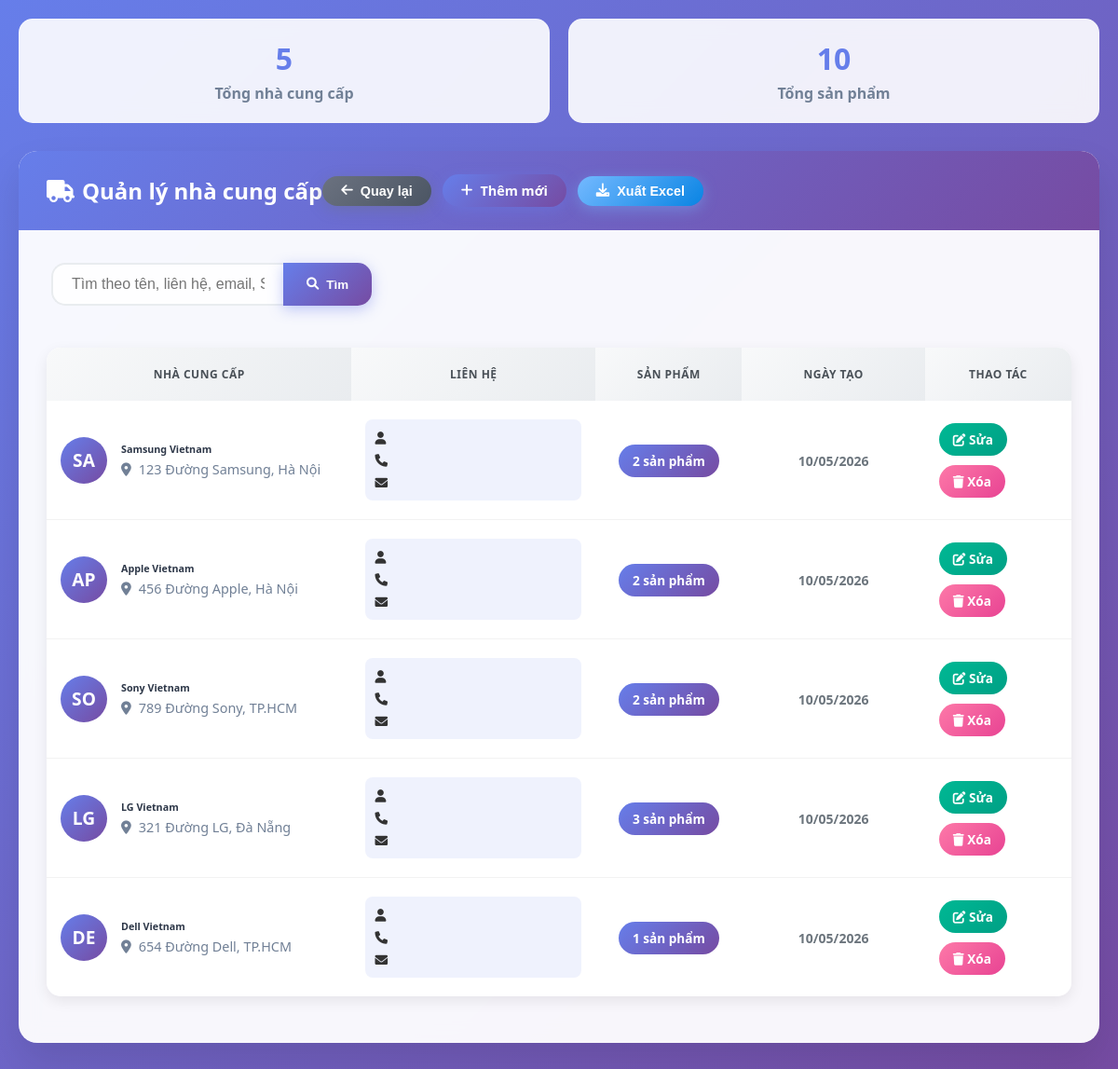
Screenshot of /admin/suppliers.php (signed in) with the database file from the repository.
### tables this page shows
CREATE TABLE `suppliers` (
  `supplier_id` INT PRIMARY KEY AUTO_INCREMENT,
  `name` VARCHAR(100) NOT NULL UNIQUE,
  `contact_email` VARCHAR(100),
  `contact_phone` VARCHAR(20),
  `address` TEXT,
  `city` VARCHAR(50),
  `country` VARCHAR(50),
  `status` ENUM('active', 'inactive') DEFAULT 'active',
  `created_at` TIMESTAMP DEFAULT CURRENT_TIMESTAMP,
  `updated_at` TIMESTAMP DEFAULT CURRENT_TIMESTAMP ON UPDATE CURRENT_TIMESTAMP
);

### config/functions.php (called while the page is built, shortened)
<?php
function sanitize($str) {
    return htmlspecialchars(trim($str), ENT_QUOTES, 'UTF-8');
}
?>

### admin/suppliers.php (the view, shortened to what this page needs)
<?php
require_once '../config/functions.php';
$pdo = getPDO();
$search = sanitize($_GET['search'] ?? '');
$where_clauses = [];
$params = [];
$where_sql = $where_clauses ? 'WHERE ' . implode(' AND ', $where_clauses) : '';
$count_sql = "SELECT COUNT(*) FROM suppliers $where_sql";
$stmt = $pdo->prepare($count_sql);
$stmt->execute($params);
$total_suppliers = $stmt->fetchColumn();
$sql = "
    SELECT s.*,
           (SELECT COUNT(*) FROM products p WHERE p.supplier_id = s.supplier_id) as product_count
    FROM suppliers s
    $where_sql
    ORDER BY s.created_at DESC
";
$stmt = $pdo->prepare($sql);
$stmt->execute($params);
$suppliers = $stmt->fetchAll(PDO::FETCH_ASSOC);
?>
<!DOCTYPE html>
<html lang="vi">
<head>
    <link href="https://cdnjs.cloudflare.com/ajax/libs/font-awesome/6.4.0/css/all.min.css" rel="stylesheet">
    <link rel="stylesheet" href="../css/suppliers.css">
</head>
<body>
    <div class="container-fluid">
        <div class="stats-overview">
            <div class="stat-card">
                <div class="stat-number"><?= $total_suppliers ?></div>
                <div class="stat-label">Tổng nhà cung cấp</div>
            </div>
            <div class="stat-card">
                <div class="stat-number"><?= array_sum(array_column($suppliers, 'product_count')) ?></div>
                <div class="stat-label">Tổng sản phẩm</div>
            </div>
        </div>
        <div class="row">
            <div class="col-12">
                <div class="card mb-4">
                    <div class="card-header">
                        <div class="d-flex justify-content-between align-items-center w-100">
                            <h6><i class="fas fa-truck me-2"></i>Quản lý nhà cung cấp</h6>
                            <div class="header-actions">
                                <button class="btn btn-secondary btn-sm back-btn" onclick="window.location.href='index.php'" title="Quay lại trang chủ">
                                    <i class="fas fa-arrow-left"></i> Quay lại
                                </button>
                                <a href="suppliers_add.php" class="btn btn-primary btn-sm">
                                    <i class="fas fa-plus"></i> Thêm mới
                                </a>
                                <button type="button" class="btn btn-secondary btn-sm" onclick="exportSuppliers()">
                                    <i class="fas fa-download"></i> Xuất Excel
                                </button>
                            </div>
                        </div>
                    </div>
                    <div class="card-body">
                        <form method="get" class="row g-3 mb-4">
                            <div class="col-md-4">
                                <div class="input-group">
                                    <input type="text" class="form-control" name="search"
                                        placeholder="Tìm theo tên, liên hệ, email, SĐT..."
                                        value="<?= htmlspecialchars($search) ?>">
                                    <button type="submit" class="btn btn-primary">
                                        <i class="fas fa-search"></i> Tìm
                                    </button>
                                </div>
                            </div>
                        </form>
                        <div class="table-responsive">
                            <table class="table align-items-center mb-0">
                                <thead>
                                    <tr>
                                        <th>Nhà cung cấp</th>
                                        <th>Liên hệ</th>
                                        <th class="text-center">Sản phẩm</th>
                                        <th class="text-center">Ngày tạo</th>
                                        <th>Thao tác</th>
                                    </tr>
                                </thead>
                                <tbody>
                                    <?php foreach ($suppliers as $s): ?>
                                    <tr>
                                        <td>
                                            <div class="supplier-info">
                                                <div class="supplier-avatar">
                                                    <?= strtoupper(substr($s['name'], 0, 2)) ?>
                                                </div>
                                                <div class="supplier-details">
                                                    <h6><?= sanitize($s['name']) ?></h6>
                                                    <p><i class="fas fa-map-marker-alt me-2"></i><?= sanitize($s['address']) ?></p>
                                                </div>
                                            </div>
                                        </td>
                                        <td>
                                            <div class="contact-info">
                                                <p class="font-weight-bold">
                                                    <i class="fas fa-user me-2"></i><?= sanitize($s['contact_name']) ?>
                                                </p>
                                                <p><i class="fas fa-phone me-2"></i><?= $s['phone'] ?></p>
                                                <p><i class="fas fa-envelope me-2"></i><?= sanitize($s['email']) ?></p>
                                            </div>
                                        </td>
                                        <td class="text-center">
                                            <span class="badge"><?= $s['product_count'] ?> sản phẩm</span>
                                        </td>
                                        <td class="text-center">
                                            <span class="text-secondary text-sm font-weight-bold">
                                                <?= date('d/m/Y', strtotime($s['created_at'])) ?>
                                            </span>
                                        </td>
                                        <td>
                                            <div class="action-buttons">
                                                <a href="suppliers_edit.php?id=<?= $s['supplier_id'] ?>" class="action-btn edit">
                                                    <i class="fas fa-edit"></i> Sửa
                                                </a>
                                                <a href="javascript:void(0)" class="action-btn delete delete-supplier"
                                                   data-id="<?= $s['supplier_id'] ?>"
                                                   data-name="<?= htmlspecialchars($s['name']) ?>"
                                                   data-count="<?= $s['product_count'] ?>">
                                                    <i class="fas fa-trash"></i> Xóa
                                                </a>
                                            </div>
                                        </td>
                                    </tr>
                                    <?php endforeach; ?>
                                </tbody>
                            </table>
                        </div>
                    </div>
                </div>
            </div>
        </div>
    </div>
    <link rel="stylesheet" href="https://cdnjs.cloudflare.com/ajax/libs/font-awesome/6.0.0/css/all.min.css">
</body>
</html>

### rows the page displays
suppliers: name "SA", name "Samsung Vietnam", address "123 Đường Samsung, Hà Nội", product_count "2", created_at "10/05/2026"
suppliers: name "AP", name "Apple Vietnam", address "456 Đường Apple, Hà Nội", product_count "2", created_at "10/05/2026"
suppliers: name "SO", name "Sony Vietnam", address "789 Đường Sony, TP.HCM", product_count "2", created_at "10/05/2026"
suppliers: name "LG", name "LG Vietnam", address "321 Đường LG, Đà Nẵng", product_count "3", created_at "10/05/2026"
suppliers: name "DE", name "Dell Vietnam", address "654 Đường Dell, TP.HCM", product_count "1", created_at "10/05/2026"

### other values shown
$total_suppliers "5"
array_sum(array_column($suppliers, 'product_count')) "10"
